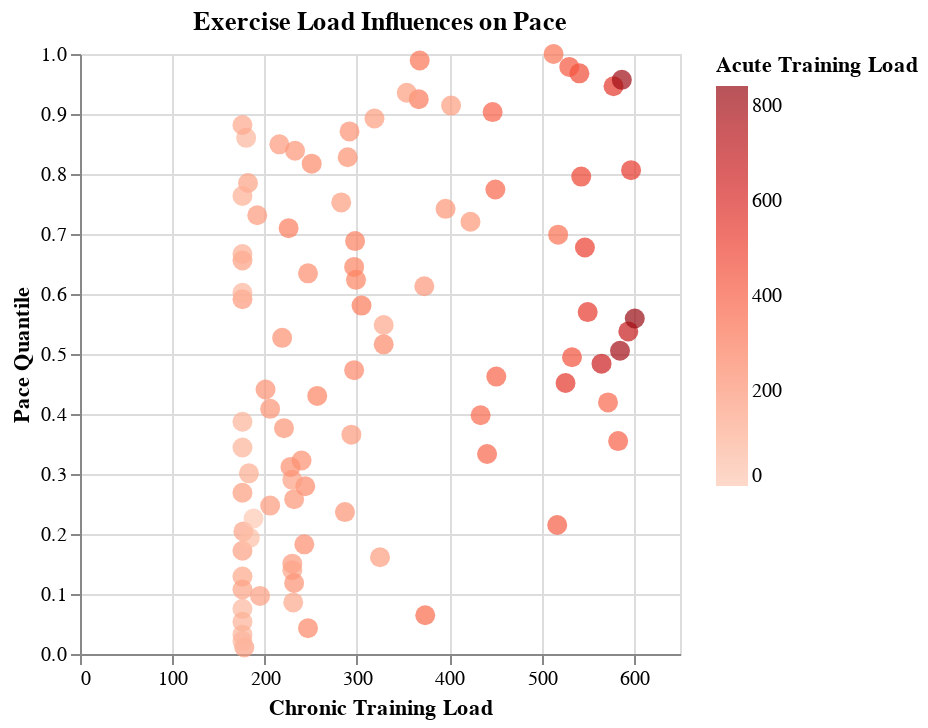

Write notebook code for a chart like this one.
### Code cell
# create a plot of exercise load influencing pace
alt.Chart(running_df).mark_circle(size = 100).encode(alt.X('dailyTrainingLoadChronic').title("Chronic Training Load"),
                                             alt.Y('pace_quantile').title("Pace Quantile"),
                                             color = alt.Color('dailyTrainingLoadAcute',
                                                     scale=alt.Scale(scheme='reds')).title("Acute Training Load")).properties(
                                              title = "Exercise Load Influences on Pace")
